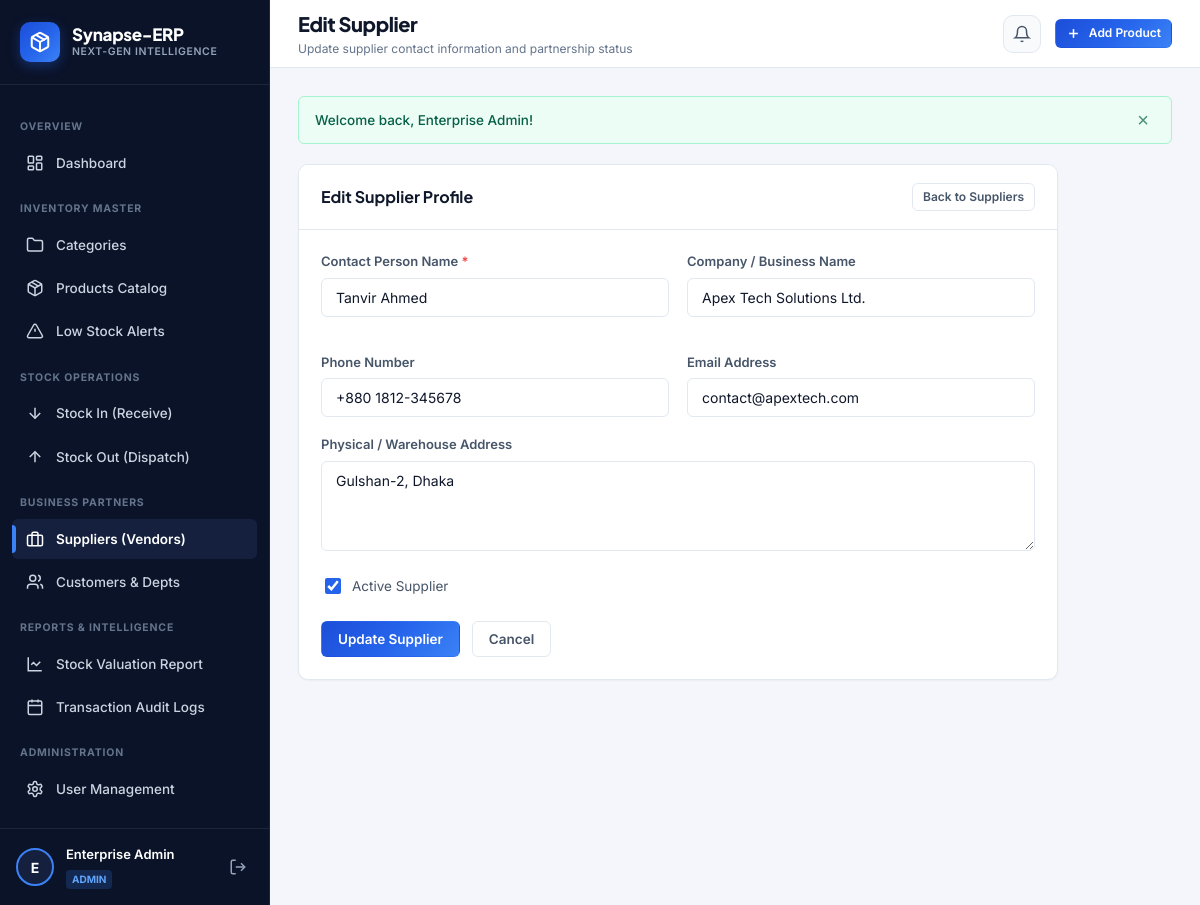
/mini_inventory_management_system/suppliers/edit.php?id=1 (signed in), run on the app's committed database.
### tables this page shows
CREATE TABLE IF NOT EXISTS suppliers (
    id INT AUTO_INCREMENT PRIMARY KEY,
    name VARCHAR(100) NOT NULL,
    company_name VARCHAR(120) NULL,
    email VARCHAR(100) NULL,
    phone VARCHAR(30) NULL,
    address TEXT NULL,
    status TINYINT(1) DEFAULT 1,
    created_at TIMESTAMP DEFAULT CURRENT_TIMESTAMP
);

### mini_inventory_management_system/suppliers/edit.php (the view, shortened to what this page needs)
<?php
require_once __DIR__ . '/../includes/header.php';
$id = (int)($_GET['id'] ?? 0);
$stmt = $pdo->prepare("SELECT * FROM suppliers WHERE id = ?");
$stmt->execute([$id]);
$supplier = $stmt->fetch();
include __DIR__ . '/../includes/sidebar.php';
?>
<div class="card" style="max-width: 760px;">
    <div class="card-header">
        <h2 class="card-title">Edit Supplier Profile</h2>
        <a href="index.php" class="btn btn-secondary btn-sm">Back to Suppliers</a>
    </div>
    <div class="card-body">
        <form method="POST">
            <div class="form-grid">
                <div class="form-group">
                    <label class="form-label">Contact Person Name <span class="required">*</span></label>
                    <input class="form-control" type="text" name="name" value="<?= clean($supplier['name']) ?>" required>
                </div>
                <div class="form-group">
                    <label class="form-label">Company / Business Name</label>
                    <input class="form-control" type="text" name="company_name" value="<?= clean($supplier['company_name']) ?>">
                </div>
                <div class="form-group">
                    <label class="form-label">Phone Number</label>
                    <input class="form-control" type="text" name="phone" value="<?= clean($supplier['phone']) ?>">
                </div>
                <div class="form-group">
                    <label class="form-label">Email Address</label>
                    <input class="form-control" type="email" name="email" value="<?= clean($supplier['email']) ?>">
                </div>
            </div>
            <div class="form-group">
                <label class="form-label">Physical / Warehouse Address</label>
                <textarea class="form-control" name="address"><?= clean($supplier['address']) ?></textarea>
            </div>
            <div class="form-group">
                <label class="form-check">
                    <input type="checkbox" name="status" value="1" <?= $supplier['status'] ? 'checked' : '' ?>>
                    <span>Active Supplier</span>
                </label>
            </div>
            <div style="display:flex; gap: 12px; margin-top: 24px;">
                <button class="btn btn-primary" type="submit">Update Supplier</button>
                <a href="index.php" class="btn btn-secondary">Cancel</a>
            </div>
        </form>
    </div>
</div>
<?php include __DIR__ . '/../includes/footer.php'; ?>

### mini_inventory_management_system/assets/css/style.css (style rules this page uses)
:root { --font-main: 'Inter', -apple-system, BlinkMacSystemFont, 'Segoe UI', Roboto, sans-serif; --font-heading: 'Plus Jakarta Sans', var(--font-main); --bg-app: #f4f6fb; --bg-surface: #ffffff; --bg-surface-secondary: #f8fafc; --bg-surface-elevated: #ffffff; --sidebar-bg: #0b1329; --sidebar-surface: #14203d; --sidebar-border: rgba(255, 255, 255, 0.08); --sidebar-text: #94a3b8; --sidebar-text-hover: #ffffff; --sidebar-active-bg: #1e2e56; --sidebar-active-accent: #3b82f6; --primary: #2563eb; --primary-hover: #1d4ed8; --primary-gradient: linear-gradient(135deg, #1d4ed8 0%, #2563eb 50%, #3b82f6 100%); --primary-light: #eff6ff; --primary-border: #bfdbfe; --success: #10b981; --success-bg: #ecfdf5; --success-text: #065f46; --warning: #f59e0b; --warning-bg: #fffbeb; --warning-text: #92400e; --danger: #ef4444; --danger-bg: #fef2f2; --danger-text: #991b1b; --info: #0ea5e9; --info-bg: #f0f9ff; --info-text: #075985; --text-primary: #0f172a; --text-secondary: #475569; --text-muted: #64748b; --text-inverse: #ffffff; --border-color: #e2e8f0; --border-light: #edf2f7; --radius-sm: 6px; --radius-md: 10px; --radius-lg: 16px; --radius-full: 9999px; --shadow-xs: 0 1px 2px 0 rgb(0 0 0 / 0.04); --shadow-sm: 0 1px 3px 0 rgb(0 0 0 / 0.08), 0 1px 2px -1px rgb(0 0 0 / 0.08); --shadow-md: 0 4px 12px -2px rgb(0 0 0 / 0.06), 0 2px 6px -2px rgb(0 0 0 / 0.04); --shadow-lg: 0 12px 24px -4px rgb(0 0 0 / 0.08), 0 4px 8px -4px rgb(0 0 0 / 0.04); }
*, *::before, *::after { box-sizing: border-box; }
body { margin: 0; font-family: var(--font-main); background-color: var(--bg-app); color: var(--text-primary); line-height: 1.5; -webkit-font-smoothing: antialiased; }
.card { background-color: var(--bg-surface); border: 1px solid var(--border-color); border-radius: var(--radius-md); box-shadow: var(--shadow-xs); margin-bottom: 24px; overflow: hidden; }
.card-header { padding: 18px 22px; border-bottom: 1px solid var(--border-color); display: flex; align-items: center; justify-content: space-between; gap: 16px; background-color: var(--bg-surface); }
.card-title { font-family: var(--font-heading); font-size: 16px; font-weight: 700; color: var(--text-primary); margin: 0; display: flex; align-items: center; gap: 8px; }
.card-body { padding: 22px; }
.btn { display: inline-flex; align-items: center; justify-content: center; gap: 8px; padding: 9px 16px; font-size: 13.5px; font-weight: 600; font-family: inherit; border-radius: var(--radius-sm); border: 1px solid transparent; cursor: pointer; text-decoration: none; transition: all 0.15s ease; line-height: 1.2; }
.btn-primary { background: var(--primary-gradient); color: #ffffff; }
.btn-secondary { background-color: var(--bg-surface); color: var(--text-secondary); border-color: var(--border-color); }
.btn-sm { padding: 6px 10px; font-size: 12px; }
.form-grid { display: grid; grid-template-columns: repeat(auto-fit, minmax(280px, 1fr)); gap: 18px; }
.form-group { margin-bottom: 18px; }
.form-label { display: block; font-size: 13px; font-weight: 600; color: var(--text-secondary); margin-bottom: 6px; }
.form-label .required { color: var(--danger); }
.form-control { width: 100%; padding: 10px 14px; font-size: 14px; font-family: inherit; background-color: #ffffff; border: 1px solid var(--border-color); border-radius: var(--radius-sm); color: var(--text-primary); outline: none; transition: all 0.15s ease; }
textarea.form-control { min-height: 90px; resize: vertical; }
.form-check { display: flex; align-items: center; gap: 8px; cursor: pointer; font-size: 13.5px; color: var(--text-secondary); }
.form-check input[type="checkbox"] { width: 16px; height: 16px; accent-color: var(--primary); cursor: pointer; }

### data on the page
suppliers: name "Tanvir Ahmed", company_name "Apex Tech Solutions Ltd.", phone "+880 1812-345678", email "contact@apextech.com", address "Gulshan-2, Dhaka", status "☑"

### other printed values
$userInitial "E"
$userName "Enterprise Admin"
$userRole "ADMIN"
$pageTitle "Edit Supplier"
$pageSubtitle "Update supplier contact information and partnership status"
$flash['text'] "Welcome back, Enterprise Admin!"
